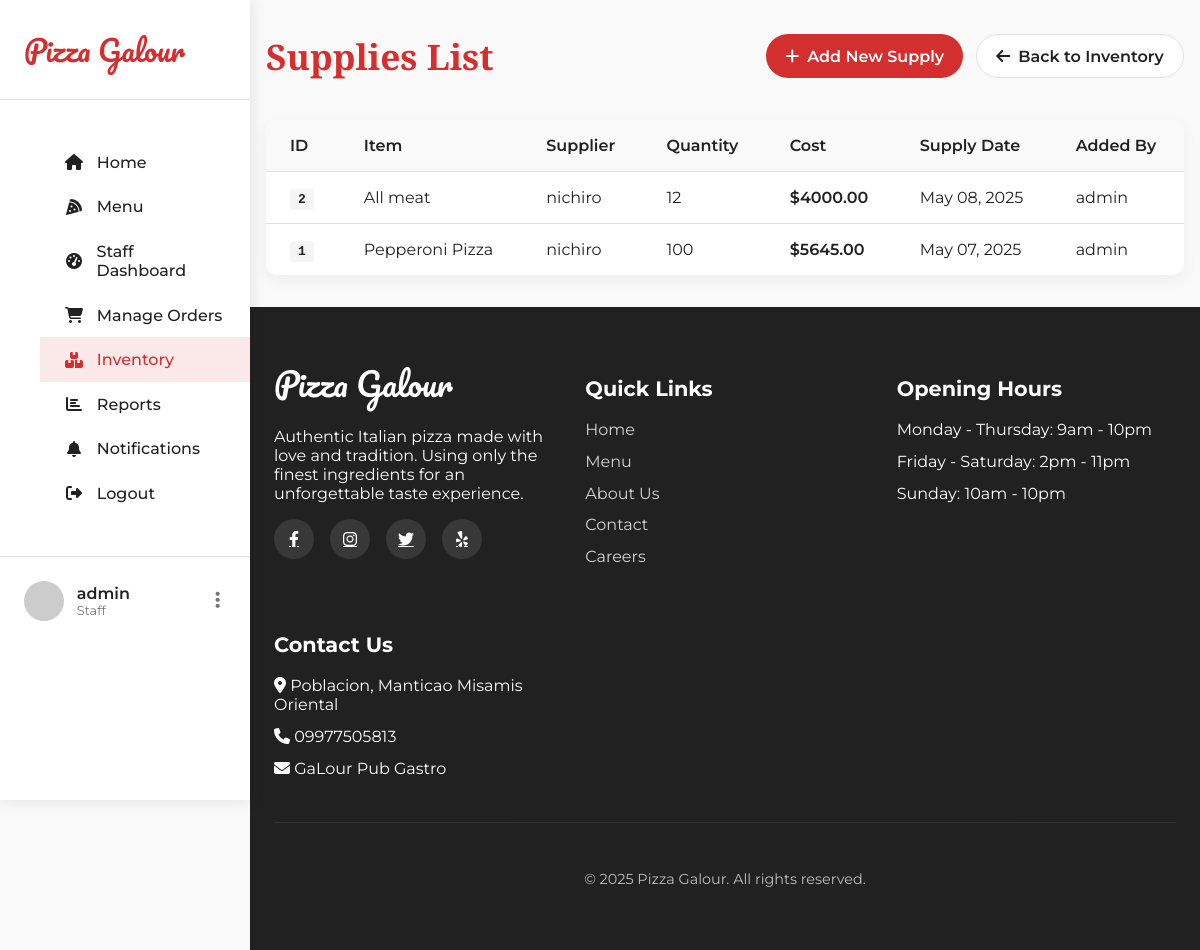
Screenshot of /inventory/supplies/ (signed in) with the database file from the repository.
### inventory/models.py (models this page shows, shortened)
class Supplies(models.Model):
    inventory = models.ForeignKey(
        Inventory,
        on_delete=models.CASCADE,
        related_name='supplies'
    )
    supplier_name = models.CharField(max_length=100)
    quantity_supplied = models.PositiveIntegerField()
    supply_date = models.DateField()
    cost = models.DecimalField(max_digits=8, decimal_places=2)
    created_by = models.ForeignKey(User, on_delete=models.CASCADE)
    created_at = models.DateTimeField(auto_now_add=True)
    class Meta:
        verbose_name_plural = 'Supplies'

class Inventory(models.Model):
    name = models.CharField(max_length=100)
    description = models.TextField(blank=True, null=True)
    quantity = models.PositiveIntegerField(default=0)
    price = models.DecimalField(max_digits=8, decimal_places=2)
    image = models.ImageField(upload_to='inventory/', blank=True, null=True)
    is_available = models.BooleanField(default=True)
    low_stock_threshold = models.PositiveIntegerField(default=50)
    created_at = models.DateTimeField(auto_now_add=True)
    updated_at = models.DateTimeField(auto_now=True)
    class Meta:
        verbose_name_plural = 'Inventory'

### inventory/views.py (the view)
# urls.py: path('supplies/', views.supplies_list, name='supplies_list'),
@login_required
def supplies_list(request):
    if not request.user.is_staff:
        messages.error(request, 'You do not have permission to access this page.')
        return redirect('menu')
    supplies = Supplies.objects.all().order_by('-supply_date')
    return render(request, 'inventory/supplies_list.html', {'supplies': supplies})

### notifications/context_processors.py (called while the page is built)
def notifications(request):
    notifications_list = []
    if request.user.is_authenticated:
        from notifications.models import Notification
        notifications_list = Notification.objects.filter(
            user=request.user,
            is_read=False
        ).order_by('-created_at')
    return {
        'notifications': notifications_list,
        'notification_count': len(notifications_list),
    }

### templates/inventory/supplies_list.html (shortened to what this page needs)
{% extends 'base.html' %}
{% block content %}
<div class="supplies-container">
    <div class="supplies-header">
        <h1 class="supplies-title">Supplies List</h1>
        <div class="supplies-actions">
            <a href="{% url 'add_supplies' %}" class="supply-btn supply-btn-primary">
                <i class="fas fa-plus"></i> Add New Supply
            </a>
            <a href="{% url 'inventory_list' %}" class="supply-btn supply-btn-secondary">
                <i class="fas fa-arrow-left"></i> Back to Inventory
            </a>
        </div>
    </div>
    <div class="supplies-card">
        {% if supplies %}
            <table class="supplies-table">
                <thead>
                    <tr>
                        <th>ID</th>
                        <th>Item</th>
                        <th>Supplier</th>
                        <th>Quantity</th>
                        <th>Cost</th>
                        <th>Supply Date</th>
                        <th>Added By</th>
                    </tr>
                </thead>
                <tbody>
                    {% for supply in supplies %}
                        <tr>
                            <td><span class="supply-id">{{ supply.id }}</span></td>
                            <td>{{ supply.inventory.name }}</td>
                            <td>{{ supply.supplier_name }}</td>
                            <td>{{ supply.quantity_supplied }}</td>
                            <td class="supply-cost">${{ supply.cost }}</td>
                            <td class="supply-date">{{ supply.supply_date|date:"M d, Y" }}</td>
                            <td>{{ supply.created_by.username }}</td>
                        </tr>
                    {% endfor %}
                </tbody>
            </table>
        {% endif %}
    </div>
</div>
{% endblock %}

### templates/base.html (shortened to what this page needs)
<!DOCTYPE html>
<html lang="en">
<head>
    <link rel="stylesheet" href="https://cdnjs.cloudflare.com/ajax/libs/font-awesome/6.4.0/css/all.min.css">
</head>
<body>
    <div class="page-wrapper">
        <aside class="sidebar">
            <div class="sidebar-header">
                <a href="{% url 'home' %}" class="sidebar-logo">Pizza Galour</a>
            </div>
            <nav class="sidebar-nav">
                <ul>
                    <li class="nav-item">
                        <a href="/" class="nav-link {% if request.path == '/' %}active{% endif %}">
                            <i class="fas fa-home"></i> Home
                        </a>
                    </li>
                    <li class="nav-item">
                        <a href="{% url 'menu' %}" class="nav-link {% if 'menu' in request.path %}active{% endif %}">
                            <i class="fas fa-pizza-slice"></i> Menu
                        </a>
                    </li>
                    {% if user.is_authenticated %}
                        {% if user.is_staff %}
                            <li class="nav-item">
                                <a href="{% url 'dashboard' %}" class="nav-link {% if 'dashboard' in request.path %}active{% endif %}">
                                    <i class="fas fa-tachometer-alt"></i> Staff Dashboard
                                </a>
                            </li>
                            <li class="nav-item">
                                <a href="{% url 'order_list' %}" class="nav-link {% if 'orders' in request.path %}active{% endif %}">
                                    <i class="fas fa-shopping-cart"></i> Manage Orders
                                </a>
                            </li>
                            <li class="nav-item">
                                <a href="{% url 'inventory_list' %}" class="nav-link {% if 'inventory' in request.path %}active{% endif %}">
                                    <i class="fas fa-boxes"></i> Inventory
                                </a>
                            </li>
                            <li class="nav-item">
                                <a href="{% url 'report_list' %}" class="nav-link {% if 'reports' in request.path %}active{% endif %}">
                                    <i class="fas fa-chart-bar"></i> Reports
                                </a>
                            </li>
                            <li class="nav-item">
                                <a href="{% url 'notification_list' %}" class="nav-link {% if 'notifications' in request.path %}active{% endif %}">
                                    <i class="fas fa-bell"></i> Notifications
                                </a>
                            </li>
                        {% endif %}
                        <li class="nav-item">
                            <a href="{% url 'logout' %}" class="nav-link">
                                <i class="fas fa-sign-out-alt"></i> Logout
                            </a>
                        </li>
                    {% endif %}
                </ul>
            </nav>
            {% if request.user.is_authenticated %}
            <div class="user-section">
                <img src="{{ request.user.profile.avatar.url|default:'https://ui-avatars.com/api/?name='|add:request.user.username }}" alt="{{ request.user.username }}" class="user-avatar">
                <div class="user-info">
                    <h4 class="user-name">{{ request.user.get_full_name|default:request.user.username }}</h4>
                    <p class="user-role">{% if request.user.is_staff %}Staff{% else %}Customer{% endif %}</p>
                </div>
                <button class="user-dropdown">
                    <i class="fas fa-ellipsis-v"></i>
                </button>
            </div>
            {% else %}
            <div class="user-section">
                <a href="{% url 'login' %}" class="btn btn-primary" style="width: 100%;">Login</a>
            </div>
            {% endif %}
        </aside>
        <div class="content-wrapper">
            <main>
                {% block content %}{% endblock %}
            </main>
            <footer class="main-footer">
                <div class="container">
                    <div class="footer-content">
                        <div class="footer-section">
                            <span class="footer-logo">Pizza Galour</span>
                            <p>Authentic Italian pizza made with love and tradition. Using only the finest ingredients for an unforgettable taste experience.</p>
                            <div class="footer-social">
                                <a href="#"><i class="fab fa-facebook-f"></i></a>
                                <a href="#"><i class="fab fa-instagram"></i></a>
                                <a href="#"><i class="fab fa-twitter"></i></a>
                                <a href="#"><i class="fab fa-yelp"></i></a>
                            </div>
                        </div>
                        <div class="footer-section">
                            <h3>Quick Links</h3>
                            <ul class="footer-links">
                                <li><a href="{% url 'home' %}">Home</a></li>
                                <li><a href="{% url 'menu' %}">Menu</a></li>
                                <li><a href="#">About Us</a></li>
                                <li><a href="#">Contact</a></li>
                                <li><a href="#">Careers</a></li>
                            </ul>
                        </div>
                        <div class="footer-section">
                            <h3>Opening Hours</h3>
                            <ul class="footer-links">
                                <li>Monday - Thursday: 9am - 10pm</li>
                                <li>Friday - Saturday: 2pm - 11pm</li>
                                <li>Sunday: 10am - 10pm</li>
                            </ul>
                        </div>
                        <div class="footer-section">
                            <h3>Contact Us</h3>
                            <ul class="footer-links">
                                <li><i class="fas fa-map-marker-alt"></i> Poblacion, Manticao Misamis Oriental</li>
                                <li><i class="fas fa-phone"></i> 09977505813</li>
                                <li><i class="fas fa-envelope"></i> GaLour Pub Gastro</li>
                            </ul>
                        </div>
                    </div>
                    <div class="footer-bottom">
                        <p>&copy; {% now "Y" %} Pizza Galour. All rights reserved.</p>
                    </div>
                </div>
            </footer>
        </div>
    </div>
</body>
</html>

### templates/base.html (style rules this page uses)
:root { --primary-color: #d32f2f; --primary-dark: #9a0007; --primary-light: #ff6659; --accent-color: #ffc107; --text-dark: #212121; --text-light: #ffffff; --text-muted: #757575; --background: #f9f9f9; --surface: #ffffff; --border: #e0e0e0; --success: #4caf50; --italian-green: #4caf50; --italian-white: #ffffff; --italian-red: #d32f2f; --card-shadow: 0 8px 24px rgba(0, 0, 0, 0.12); --section-padding: 5rem 0; --sidebar-width: 250px; }
body { font-family: 'Montserrat', sans-serif; margin: 0; padding: 0; overflow-x: hidden; background-color: var(--background); }
.page-wrapper { display: flex; min-height: 100vh; }
.sidebar { width: var(--sidebar-width); background-color: var(--surface); box-shadow: 0 0 15px rgba(0, 0, 0, 0.1); position: fixed; top: 0; left: 0; height: 100vh; z-index: 1000; transition: transform 0.3s ease; overflow-y: auto; }
.content-wrapper { flex: 1; margin-left: var(--sidebar-width); transition: margin-left 0.3s ease; }
.sidebar-header { padding: 1.5rem; border-bottom: 1px solid var(--border); display: flex; align-items: center; justify-content: space-between; }
.sidebar-logo { font-family: 'Pacifico', cursive; font-size: 1.8rem; color: var(--primary-color); text-decoration: none; }
.sidebar-nav { padding: 1.5rem 0; }
.nav-item { list-style: none; }
.nav-link { display: flex; align-items: center; padding: 0.8rem 1.5rem; color: var(--text-dark); text-decoration: none; transition: all 0.3s ease; font-weight: 500; }
.nav-link:hover, .nav-link.active { background-color: rgba(211, 47, 47, 0.1); color: var(--primary-color); }
.nav-link i { margin-right: 0.8rem; width: 20px; text-align: center; }
.user-section { padding: 1.5rem; border-top: 1px solid var(--border); display: flex; align-items: center; }
.user-avatar { width: 40px; height: 40px; border-radius: 50%; object-fit: cover; margin-right: 0.8rem; }
.user-info { flex: 1; }
.user-name { font-weight: 600; margin: 0; color: var(--text-dark); }
.user-role { font-size: 0.8rem; color: var(--text-muted); margin: 0; }
.user-dropdown { background: none; border: none; color: var(--text-muted); cursor: pointer; font-size: 1.2rem; }
.main-footer { background-color: var(--text-dark); color: var(--text-light); padding: 3rem 0; }
.footer-content { display: grid; grid-template-columns: repeat(auto-fit, minmax(250px, 1fr)); gap: 2rem; }
.footer-logo { font-family: 'Pacifico', cursive; font-size: 2rem; color: var(--text-light); margin-bottom: 1rem; display: block; }
.footer-section h3 { margin-bottom: 1.2rem; font-size: 1.3rem; }
.footer-links { list-style: none; padding: 0; margin: 0; }
.footer-links li { margin-bottom: 0.8rem; }
.footer-links a { color: var(--text-light); opacity: 0.8; text-decoration: none; transition: opacity 0.3s ease; }
.footer-social { display: flex; gap: 1rem; margin-top: 1rem; }
.footer-social a { display: flex; align-items: center; justify-content: center; width: 40px; height: 40px; background-color: rgba(255, 255, 255, 0.1); border-radius: 50%; color: var(--text-light); transition: all 0.3s ease; }
.footer-bottom { text-align: center; padding-top: 2rem; margin-top: 2rem; border-top: 1px solid rgba(255, 255, 255, 0.1); font-size: 0.9rem; opacity: 0.7; }
.container { max-width: 1200px; margin: 0 auto; padding: 0 1.5rem; }

### rows the page displays
Supplies: id "2", inventory.name "All meat", supplier_name "nichiro", quantity_supplied "12", cost "4000.00", supply_date "May 08, 2025", created_by.username "admin"
Supplies: id "1", inventory.name "Pepperoni Pizza", supplier_name "nichiro", quantity_supplied "100", cost "5645.00", supply_date "May 07, 2025", created_by.username "admin"

### other values shown
{{ request.user.get_full_name|default:request.user.username }} "admin"
